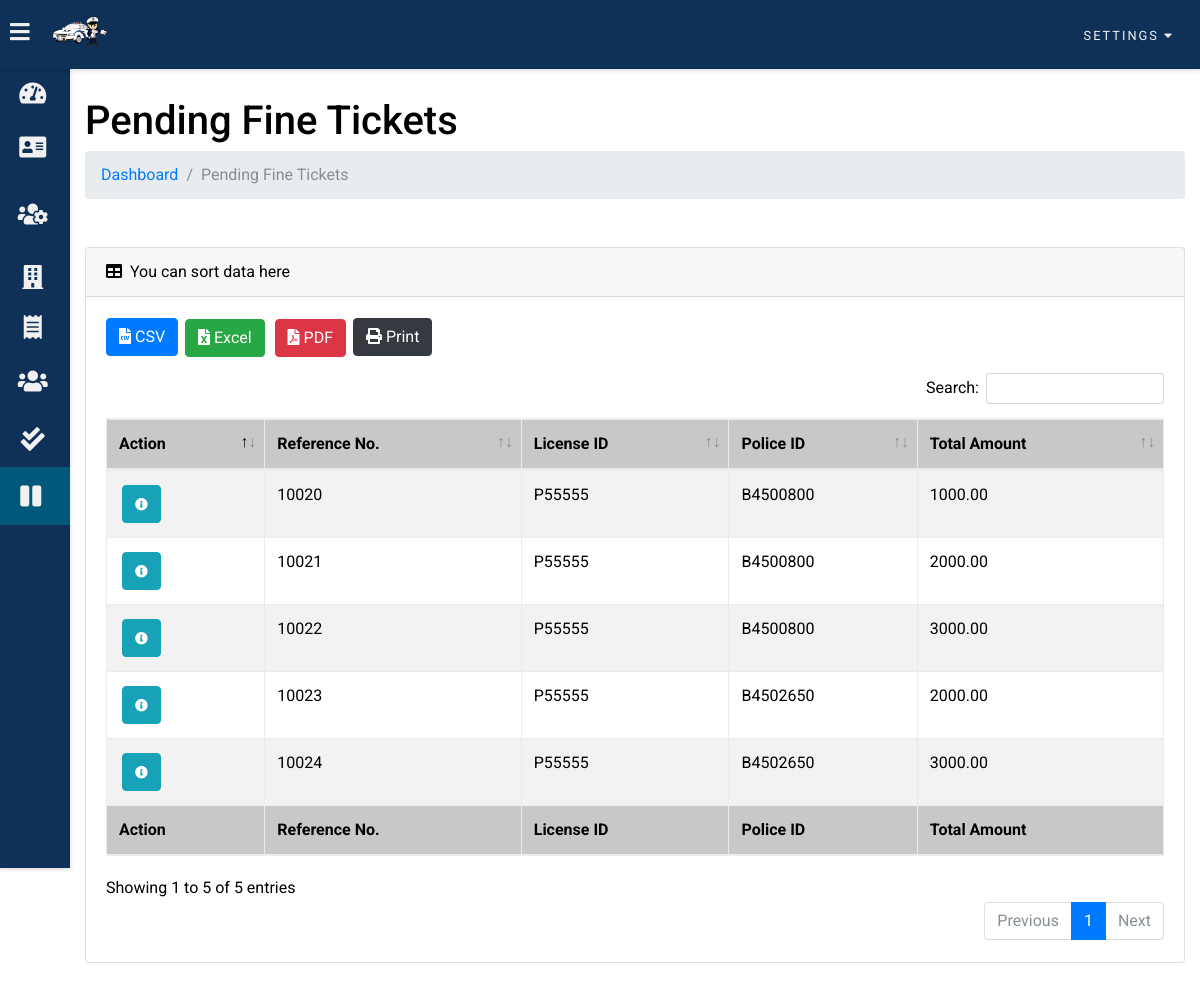
Page /admin/pending_fine_tickets.php (signed in) on the committed database.
### tables this page shows
CREATE TABLE `issued_fines` (
  `ref_no` int(255) NOT NULL,
  `police_id` varchar(255) NOT NULL,
  `license_id` varchar(255) NOT NULL,
  `vehicle_no` varchar(255) NOT NULL,
  `class_of_vehicle` varchar(255) NOT NULL,
  `place` varchar(255) NOT NULL,
  `issued_date` date NOT NULL,
  `issued_time` time NOT NULL,
  `expire_date` date NOT NULL,
  `court` varchar(255) NOT NULL,
  `court_date` date NOT NULL,
  `provisions` varchar(255) NOT NULL,
  `total_amount` decimal(10,2) NOT NULL,
  `status` varchar(255) NOT NULL,
  `paid_date` date NOT NULL
);

### admin/pending_fine_tickets.php (the view, shortened to what this page needs)
<?php
if (isset($_SESSION['id']) && isset($_SESSION['admin_email'])) {
?>
<!DOCTYPE html>
<html>
<head>
    <?php
        include_once '../includes/header.php';
    ?>
</head>
<body class="overlay-scrollbar">
    <?php
        include 'includes/topNav.php';
    ?>
	<?php
	   include "../connection.php";
	   $sql = "SELECT * FROM issued_fines WHERE status='pending'";
	   $result = mysqli_query($conn, $sql);
   	?>
    <div class="leftsidebar overlay-scrollbar scrollbar-hover">
        <ul class="leftsidebar-nav overlay-scrollbar scrollbar-hover">
            <li class="leftsidebar-nav-item">
                <a href="dashboard.php" class="leftsidebar-nav-link">
                    <div>
                        <i class="fas fa-tachometer-alt"></i>
                    </div>
                </a>
            </li>
            <li class="leftsidebar-nav-item">
                <a href="add_traffic_officer.php" class="leftsidebar-nav-link">
                    <div>
                        <i class="fas fa-address-card"></i>
                    </div>
                </a>
            </li>
            <li class="leftsidebar-nav-item">
                <a href="view_all_traffic_officers.php" class="leftsidebar-nav-link">
                    <div>
                        <i class="fas fa-users-cog"></i>
                    </div>
                </a>
            </li>
            <li class="leftsidebar-nav-item">
                <a href="mtd_account.php" class="leftsidebar-nav-link">
                    <div>
                        <i class="fas fa-building"></i>
                    </div>
                </a>
            </li>
            <li class="leftsidebar-nav-item">
                <a href="fine_tickets.php" class="leftsidebar-nav-link">
                    <div>
                        <i class="fas fa-receipt"></i>
                    </div>
                </a>
            </li>
            <li class="leftsidebar-nav-item">
                <a href="view_all_drivers.php" class="leftsidebar-nav-link">
                    <div>
                        <i class="fas fa-users"></i>
                    </div>
                </a>
            </li>
            <li class="leftsidebar-nav-item">
                <a href="paid_fine_tickets.php" class="leftsidebar-nav-link">
                    <div>
                        <i class="fas fa-check-double"></i>
                    </div>
                </a>
            </li>
            <li class="leftsidebar-nav-item">
                <a href="pending_fine_tickets.php" class="leftsidebar-nav-link active">
                    <div>
                        <i class="fas fa-pause"></i>
                    </div>
                </a>
            </li>
        </ul>
    </div>
    <div class="dashwrapper">
            <div class="container-fluid">
                <h1 class="mt-4">Pending Fine Tickets</h1>
                <ol class="breadcrumb mb-4">
                    <li class="breadcrumb-item"><a href="dashboard.php">Dashboard</a></li>
                    <li class="breadcrumb-item active">Pending Fine Tickets</li>
                </ol>
                <div class="card mt-5 mb-4">
                    <div class="card-header">
                        <i class="fas fa-table mr-1"></i> You can sort data here
                    </div>
                    <div class="card-body">
                        <div class="table-responsive" id="employee_table">
                            <table class="table table-striped table-bordered" id="dataTable" width="100%" cellspacing="0">
								<thead>
									<tr>
										<th>Action</th>
										<th>Reference No.</th>
										<th>License ID</th>
										<th>Police ID</th>
										<th>Total Amount</th>
									</tr>
								</thead>
								<tfoot>
									<tr>
										<th>Action</th>
										<th>Reference No.</th>
										<th>License ID</th>
										<th>Police ID</th>
										<th>Total Amount</th>
									</tr>
								</tfoot>
								<tbody>
									<?php
									  while($row = mysqli_fetch_array($result))
									  {
									?>
									<tr>
										<td>
											<button type="button" name="view" value="View" id="<?php echo $row["ref_no"]; ?>" class="btn btn-info btn-xs view_data"><i class="fas fa-info-circle"></i></button>
										</td>
										<td><?php echo $row["ref_no"] ?></td>
										<td><?php echo $row["police_id"] ?></td>
										<td><?php echo $row["license_id"] ?></td>
										<td><?php echo $row["total_amount"] ?></td>
									</tr>
									<?php
									  }
									?>
								</tbody>
							</table>
                        </div>
                    </div>
                </div>
            </div>
    </div>
</body>
</html>
<?php
}else{
	header("Location: index.php");
	exit();
}
?>

### assets/css/main.css (style rules this page uses)
:root { --primary-color: #e84545; --warning-color: #431374; --success-color: #d46d31; --danger-color: #1d9e8b; --main-theam-color: #0f3057; --second-theam-color: #00587a; --light-background-color: #ffffff; --cards-background-color: #f1f1f1; --main-text-color: #333333; }
* { box-sizing: border-box; }
body { font-family: 'Roboto', sans-serif; background: var(--main-bg-color); color: var(--main-color); margin: 0; overflow-x: hidden; }
a, a:hover,a:visited, a:focus { text-decoration:none; }
.leftsidebar { width: 70px; height: 100vh; position: fixed; margin-top: 68px; margin-bottom: 750px; background: var(--main-theam-color); box-shadow: rgba(0, 0, 0, 0.12) 0px 1px 4px 1px; overflow-x: hidden; z-index: 100; transition: width .3s; }
.leftsidebar-nav { list-style: none; padding: 0; margin: 0; display: flex; flex-direction: column; align-items: center; height: 100vh; }
.leftsidebar-nav-item { width: 100%; }
.leftsidebar-nav-link { display: flex; text-overflow: hidden; align-items: center; color: var(--cards-background-color); text-decoration: none; font-size: 0.8rem; }
.leftsidebar-nav-link i { font-size: 1.5rem; color: var(--cards-background-color); position: absolute; left: 40%; top: 50%; transform: translate(-50%, -50%); }
.leftsidebar-nav-link div { min-width: 82px; height: 50px; position: relative; }
.leftsidebar-nav-link.active { background: var(--second-theam-color); color: var(--cards-background-color); }
.leftsidebar-nav-link.active div { border-left: 5px solid var(--second-theam-color); }
.leftsidebar-nav-link.active i { color: var(--cards-background-color); margin-left: -5px; }
.dashwrapper { padding: 10px; margin-left: 70px; padding: 75px 0 30px 0; background: var(--light-background-color); transition: margin-left .3s; }
table { border-collapse: collapse; margin: 0 auto; width: 100% !important; }
table td { border-top: 1px solid var(--second-bg-color); padding: 10px; }
table td i { font-size: 0.8rem; text-align: center; }
table th { border-top: 1px solid var(--second-bg-color); border-bottom: 1px solid var(--second-bg-color); padding: 15px 12px; background-color: #c8c8c8; }
#dataTable td, #dataTable th { width: auto !important; }
.btn-info, .btn-warning, .btn-danger, .btn-success { display: inline-block; margin: 2px 3px; }

### rows in the picture
issued_fines: ref_no "10020", police "P55555", license "B4500800", total_amount "1000.00"
issued_fines: ref_no "10021", police "P55555", license "B4500800", total_amount "2000.00"
issued_fines: ref_no "10022", police "P55555", license "B4500800", total_amount "3000.00"
issued_fines: ref_no "10023", police "P55555", license "B4502650", total_amount "2000.00"
issued_fines: ref_no "10024", police "P55555", license "B4502650", total_amount "3000.00"
